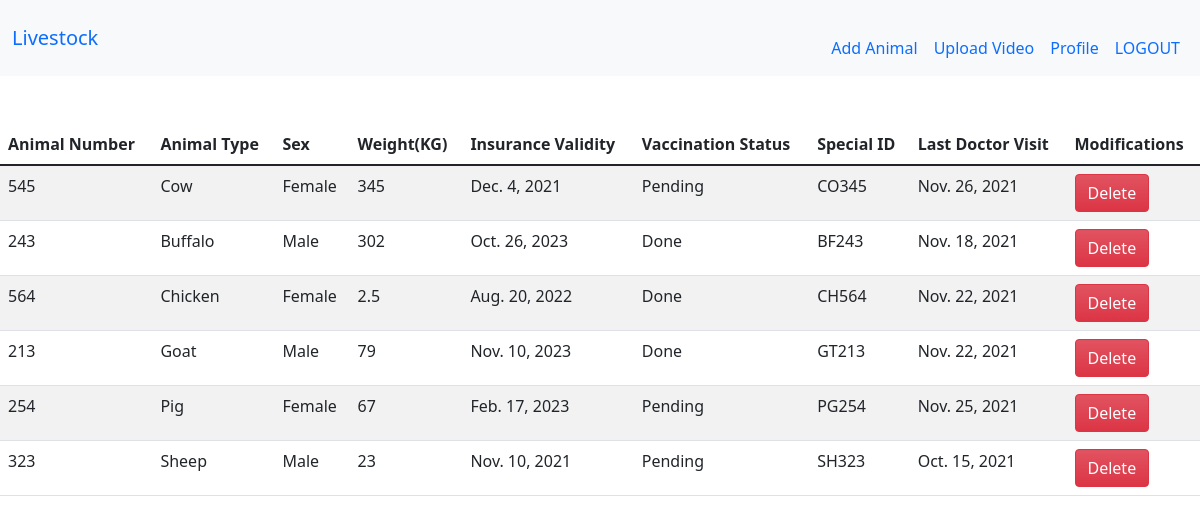
Screenshot of /home (signed in) with the database file from the repository.
### animals/models.py (models this page shows, shortened)
class stock(models.Model):
    id = models.CharField(max_length=5, primary_key=True)
    aclass = models.CharField(max_length=15)
    sex = models.CharField(max_length=5)
    weight = models.CharField(max_length=5)
    insurance = models.DateField()
    vacstatus = models.CharField(max_length=10)
    vdate = models.CharField(max_length=10)
    ddate = models.DateField()

### animals/views.py (the view)
# urls.py: path('home', views.home, name="home"),
@login_required(login_url='login/')
def home(request):
    data = stock.objects.all()
    context = {"data": data}
    return render(request, "animals/home.html", context)

### animals/templates/animals/home.html (shortened to what this page needs)
{% extends "main.html" %}
{% block body %}
<nav class="navbar navbar-expand-sm navbar-responsive bg-light">
  <div class="container-fluid">
    <a class="navbar-brand" href="/">Livestock</a>
    <div class="collapse navbar-collapse" id="navbarNav">
      <ul class="navbar-nav">
        <li class="nav-item">
          <a class="nav-link active" aria-current="page" href="/add">Add Animal</a>
        </li>
        <li class="nav-item">
          <a class="nav-link active" aria-current="page" href="{% url 'upload_video'%}">Upload Video</a>
        </li>
          <li class="nav-item">
            <a class="nav-link active" aria-current="page" href="{% url 'profile'%}">Profile</a>
          </li>
            <li class="nav-item">
              <a class="nav-link" href="/logout">LOGOUT</a>
            </li>
    </ul>
  </div>
</div>
</nav>
<br>
<br>
<table class="table table-striped table-responsive">
  <thead>
    <tr>
      <th scope="col">Animal Number</th>
      <th scope="col">Animal Type</th>
      <th scope="col">Sex</th>
      <th scope="col">Weight(KG)</th>
      <th scope="col">Insurance Validity</th>
      <th scope="col">Vaccination Status</th>
      <th scope="col">Special ID</th>
      <th scope="col">Last Doctor Visit</th>
      <th scope="col">Modifications</th>
    </tr>
  </thead>
  {% for D in data %}
  <!-- {% for i in range(9):
      i %} -->
  <tr>
    <td scope="col">{{D.id}}</td>
    <td scope="col">{{D.aclass}}</td>
    <td scope="col">{{D.sex}}</td>
    <td scope="col">{{D.weight}}</td>
    <td scope="col">{{D.insurance}}</td>
    <td scope="col">{{D.vacstatus}}</td>
    <td scope="col">{{D.vdate}}</td>
    <td scope="col">{{D.ddate}}</td>
      <td>
          <a class="btn btn-danger bg-gradient" href="{% url 'delete' D.id %}" role="button">Delete</a></td>
          </tr>
  {% endfor %}
</table>
{% endblock body %}

### templates/main.html (shortened to what this page needs)
<!doctype html>
<html lang="en">
  <head>
    <link href="https://cdn.jsdelivr.net/npm/bootstrap@5.1.3/dist/css/bootstrap.min.css" rel="stylesheet">
  </head>
  <body>
    {% block body %}{% endblock %}
  </body>
</html>

### templates/main.html (style rules this page uses)
ul { list-style-type: none; padding: 0; margin: 0; min-width: 69px; list-style: none; padding-top: 20px; }
li { display: inline; }

### animals/templates/animals/home.html (style rules this page uses)
.navbar-nav { margin-left: auto; }

### rows the page displays
stock: id "545", aclass "Cow", sex "Female", weight "345", insurance "Dec. 4, 2021", vacstatus "Pending", vdate "CO345", ddate "Nov. 26, 2021"
stock: id "243", aclass "Buffalo", sex "Male", weight "302", insurance "Oct. 26, 2023", vacstatus "Done", vdate "BF243", ddate "Nov. 18, 2021"
stock: id "564", aclass "Chicken", sex "Female", weight "2.5", insurance "Aug. 20, 2022", vacstatus "Done", vdate "CH564", ddate "Nov. 22, 2021"
stock: id "213", aclass "Goat", sex "Male", weight "79", insurance "Nov. 10, 2023", vacstatus "Done", vdate "GT213", ddate "Nov. 22, 2021"
stock: id "254", aclass "Pig", sex "Female", weight "67", insurance "Feb. 17, 2023", vacstatus "Pending", vdate "PG254", ddate "Nov. 25, 2021"
stock: id "323", aclass "Sheep", sex "Male", weight "23", insurance "Nov. 10, 2021", vacstatus "Pending", vdate "SH323", ddate "Oct. 15, 2021"
